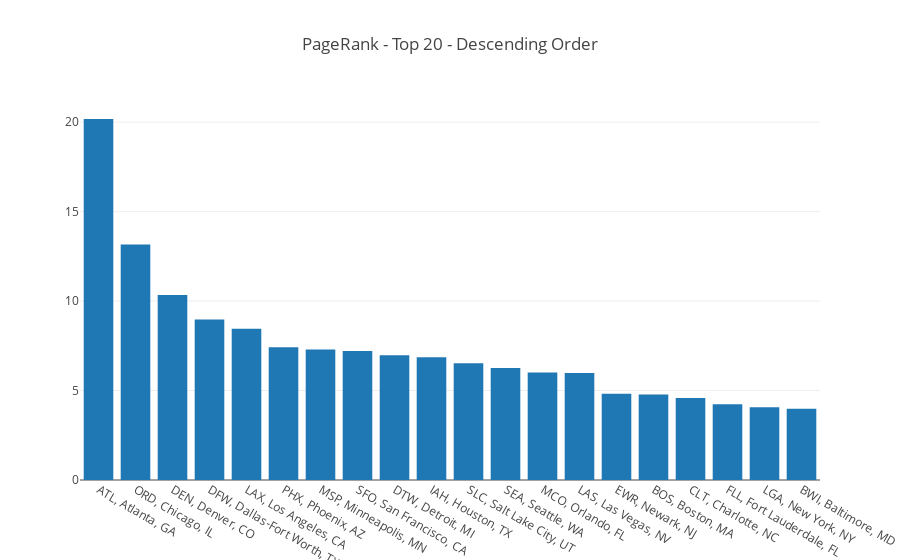

Here is the notebook cell this chart was saved with:
### Code cell
data = [go.Bar(x=df.id_city_state, y=df.pagerank)]
layout = go.Layout(title='PageRank - Top 20 - Descending Order',)
fig = go.Figure(data=data, layout=layout)
iplot(fig, filename='basic_bar2')

### Figure 1 — Plotly figure (JSON) as saved in the notebook; plotly's stock layout.template omitted (floating-point values rounded to 4 significant figures)
{"data": [{"type": "bar", "x": ["ATL, Atlanta, GA", "ORD, Chicago, IL", "DEN, Denver, CO", "DFW, Dallas-Fort Worth, TX", "LAX, Los Angeles, CA", "PHX, Phoenix, AZ", "MSP, Minneapolis, MN", "SFO, San Francisco, CA", "DTW, Detroit, MI", "IAH, Houston, TX", "SLC, Salt Lake City, UT", "SEA, Seattle, WA", "MCO, Orlando, FL", "LAS, Las Vegas, NV", "EWR, Newark, NJ", "BOS, Boston, MA", "CLT, Charlotte, NC", "FLL, Fort Lauderdale, FL", "LGA, New York, NY", "BWI, Baltimore, MD"], "y": [20.18, 13.16, 10.34, 8.965, 8.455, 7.423, 7.298, 7.214, 6.977, 6.865, 6.53, 6.258, 6.013, 5.975, 4.818, 4.777, 4.584, 4.231, 4.068, 3.986]}], "layout": {"title": "PageRank - Top 20 - Descending Order"}}
